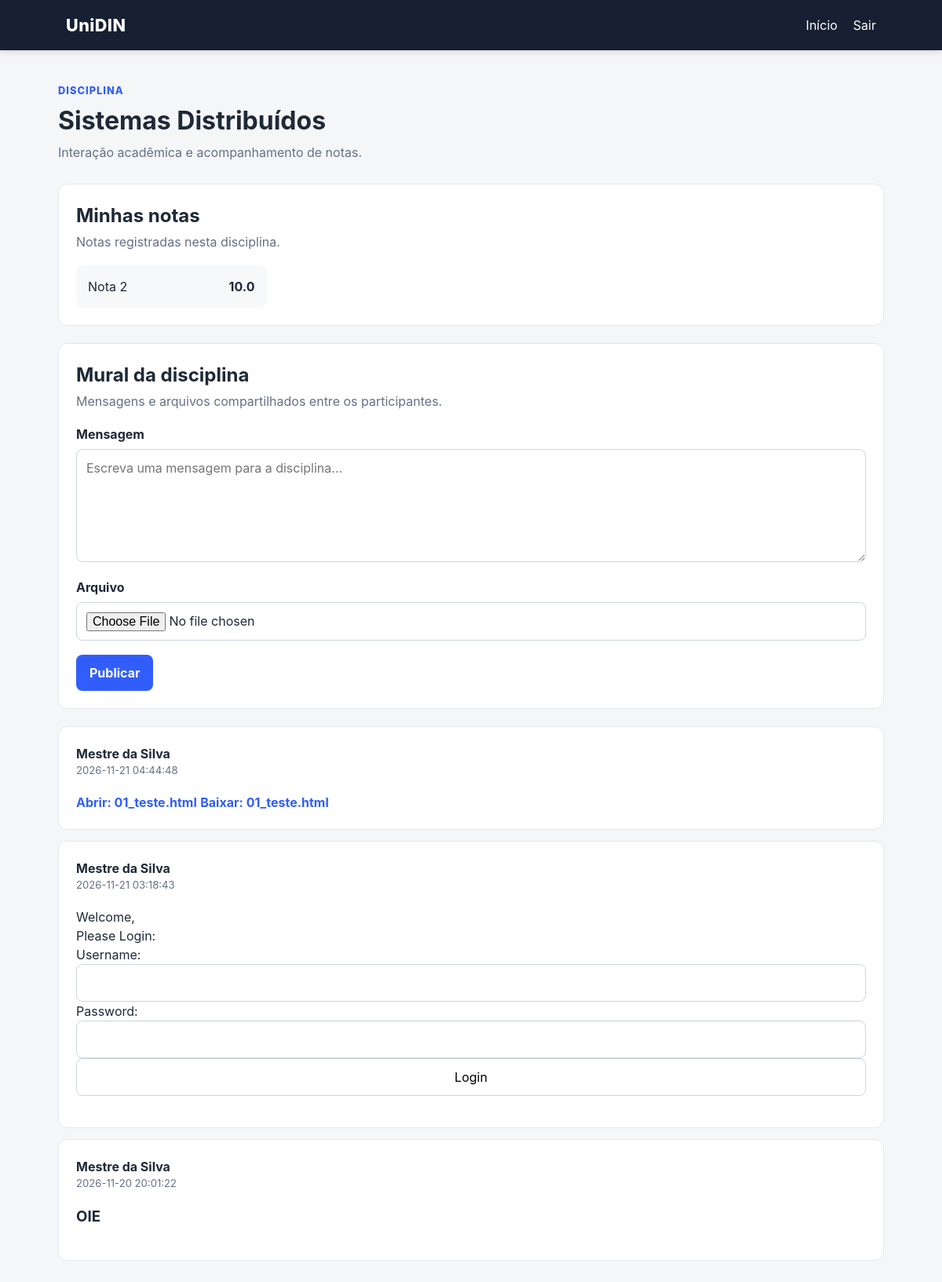
The page /disciplina/2 (signed in) on the database its author committed.
### tables this page shows
CREATE TABLE disciplines (
        id INTEGER PRIMARY KEY AUTOINCREMENT,
        name TEXT NOT NULL,
        professor_id INTEGER NOT NULL,
        FOREIGN KEY (professor_id) REFERENCES users(id)
    );

CREATE TABLE grades (
        id INTEGER PRIMARY KEY AUTOINCREMENT,
        discipline_id INTEGER NOT NULL,
        student_id INTEGER NOT NULL,
        assessment INTEGER NOT NULL,
        value REAL NOT NULL,
        FOREIGN KEY (discipline_id) REFERENCES disciplines(id),
        FOREIGN KEY (student_id) REFERENCES users(id),
        UNIQUE(discipline_id, student_id, assessment)
    );

CREATE TABLE messages (
        id INTEGER PRIMARY KEY AUTOINCREMENT,
        discipline_id INTEGER NOT NULL,
        user_id INTEGER NOT NULL,
        body TEXT NOT NULL,
        original_filename TEXT,
        stored_filename TEXT,
        created_at TEXT NOT NULL DEFAULT CURRENT_TIMESTAMP,
        FOREIGN KEY (discipline_id) REFERENCES disciplines(id),
        FOREIGN KEY (user_id) REFERENCES users(id)
    );

CREATE TABLE users (
        id INTEGER PRIMARY KEY AUTOINCREMENT,
        name TEXT NOT NULL,
        email TEXT NOT NULL UNIQUE,
        password TEXT NOT NULL,
        role TEXT NOT NULL CHECK(role IN ('professor','aluno'))
    );

### app.py (the view)
@app.route("/disciplina/<int:discipline_id>")
def disciplina(discipline_id):
    user = require_login()
    if user is None:
        return redirect(url_for("login"))
    discipline = discipline_for_user(discipline_id, user)
    if discipline is None:
        abort(403)
    conn = get_connection()
    messages = conn.execute("SELECT m.*, u.name AS author FROM messages m JOIN users u ON u.id=m.user_id WHERE m.discipline_id=? ORDER BY m.created_at DESC, m.id DESC", (discipline_id,)).fetchall()
    if user["role"] == "professor":
        students = conn.execute("SELECT u.id,u.name,u.email FROM users u JOIN enrollments e ON e.student_id=u.id WHERE e.discipline_id=? ORDER BY u.name", (discipline_id,)).fetchall()
        grades = conn.execute("SELECT g.*,u.name AS student_name FROM grades g JOIN users u ON u.id=g.student_id WHERE g.discipline_id=? ORDER BY u.name,g.assessment", (discipline_id,)).fetchall()
    else:
        students = []
        grades = conn.execute("SELECT * FROM grades WHERE discipline_id=? AND student_id=? ORDER BY assessment", (discipline_id,user["id"])).fetchall()
    conn.close()
    return render_template("disciplina.html", user=user, discipline=discipline, messages=messages, students=students, grades=grades)

### app.py (called while the page is built)
def current_user():
    if "user_id" not in session:
        return None
    conn = get_connection()
    user = conn.execute("SELECT * FROM users WHERE id = ?", (session["user_id"],)).fetchone()
    conn.close()
    return user

def require_login():
    return current_user()

def discipline_for_user(discipline_id, user):
    conn = get_connection()
    if user["role"] == "professor":
        discipline = conn.execute("SELECT * FROM disciplines WHERE id = ? AND professor_id = ?", (discipline_id, user["id"])).fetchone()
    else:
        discipline = conn.execute("SELECT d.* FROM disciplines d JOIN enrollments e ON e.discipline_id=d.id WHERE d.id=? AND e.student_id=?", (discipline_id, user["id"])).fetchone()
    conn.close()
    return discipline

### database.py (called while the page is built)
def get_connection():
    conn = sqlite3.connect(DB_PATH)
    conn.row_factory = sqlite3.Row
    return conn

### templates/disciplina.html (shortened to what this page needs)
{% extends "base.html" %}
{% block content %}
<div class="page-header">
    <div>
        <p class="eyebrow">Disciplina</p>
        <h1>{{ discipline['name'] }}</h1>
        <p>Interação acadêmica e acompanhamento de notas.</p>
    </div>
</div>
{% if user['role'] == 'professor' %}
<section class="panel">
    <div class="panel-title"><div><h2>Alunos e notas</h2><p>Gerenciamento de avaliações da disciplina.</p></div></div>
    <div class="table-wrap">
    <table>
        <thead><tr><th>Aluno</th><th>Nota 1</th><th>Nota 2</th><th>Nota 3</th><th>Nota 4</th></tr></thead>
        <tbody>
        {% for student in students %}
        <tr>
            <td>{{ student['name'] }}</td>
            {% for assessment in range(1,5) %}
            <td>
                {% set ns = namespace(value='') %}
                {% for grade in grades %}
                    {% if grade['student_id'] == student['id'] and grade['assessment'] == assessment %}{% set ns.value = grade['value'] %}{% endif %}
                {% endfor %}
                {{ ns.value if ns.value != '' else '—' }}
            </td>
            {% endfor %}
        </tr>
        {% endfor %}
        </tbody>
    </table>
    </div>
</section>
<section class="panel">
    <div class="panel-title"><div><h2>Gerenciar notas</h2><p>Inclua uma nova nota ou altere uma avaliação existente.</p></div></div>
    <form class="form-grid" method="get" action="{{ url_for('save_grade', discipline_id=discipline['id']) }}">
        <div><label for="student_id">Aluno</label><select id="student_id" name="student_id" required>{% for student in students %}<option value="{{ student['id'] }}">{{ student['name'] }}</option>{% endfor %}</select></div>
        <div><label for="assessment">Avaliação</label><select id="assessment" name="assessment" required><option value="1">Nota 1</option><option value="2">Nota 2</option><option value="3">Nota 3</option><option value="4">Nota 4</option></select></div>
        <div><label for="value">Valor</label><input id="value" name="value" type="number" min="0" max="10" step="0.1" required></div>
        <div class="form-action"><button type="submit">Salvar nota</button></div>
    </form>
</section>
{% else %}
<section class="panel">
    <div class="panel-title"><div><h2>Minhas notas</h2><p>Notas registradas nesta disciplina.</p></div></div>
    <div class="grade-list">
    {% for grade in grades %}<div class="grade-item"><span>Nota {{ grade['assessment'] }}</span><strong>{{ grade['value'] }}</strong></div>{% else %}<p>Nenhuma nota registrada.</p>{% endfor %}
    </div>
</section>
{% endif %}
<section class="panel">
    <div class="panel-title"><div><h2>Mural da disciplina</h2><p>Mensagens e arquivos compartilhados entre os participantes.</p></div></div>
    <form id="message-form" method="post" action="{{ url_for('add_message', discipline_id=discipline['id']) }}" enctype="multipart/form-data">
        <label for="body">Mensagem</label>
        <textarea id="body" name="body" rows="5" placeholder="Escreva uma mensagem para a disciplina..."></textarea>
        <label for="file">Arquivo</label>
        <input id="file" name="file" type="file">
        <button type="submit">Publicar</button>
    </form>
</section>
<section class="messages">
{% for message in messages %}
<article class="message">
    <div class="message-head">
        <div><strong>{{ message['author'] }}</strong><span>{{ message['created_at'] }}</span></div>
    </div>
    <div class="message-body">{{ message['body']|safe }}</div>
    {% if message['stored_filename'] %}
        <a class="file-link" href="{{ url_for('download_file', filename=message['stored_filename']) }}" target="_blank" rel="noopener">Abrir: {{ message['original_filename'] }}</a>
        <a class="file-link" href="{{ url_for('download_file', filename=message['stored_filename']) }}">Baixar: {{ message['original_filename'] }}</a>
    {% endif %}
</article>
{% else %}
<p class="empty">Ainda não há mensagens nesta disciplina.</p>
{% endfor %}
</section>
{% endblock %}

### static/style.css (style rules this page uses)
:root { font-family:Inter,system-ui,-apple-system,BlinkMacSystemFont,"Segoe UI",sans-serif;color:#1f2937;background:#f4f6f8;line-height:1.5 }
* { box-sizing:border-box }
body { margin:0 }
label { display:block;font-weight:650;margin:14px 0 7px }
input,select,textarea { width:100%;padding:11px 12px;border:1px solid #cbd5e1;border-radius:8px;background:#fff;font:inherit }
textarea { resize:vertical }
button,.button { display:inline-block;margin-top:18px;background:#315efb;color:#fff;border:0;border-radius:8px;padding:11px 17px;font:inherit;font-weight:700;text-decoration:none;cursor:pointer }
.page-header { margin-bottom:28px }
.eyebrow { color:#315efb;font-size:.8rem;text-transform:uppercase;font-weight:800;letter-spacing:.08em;margin:0 0 5px }
.page-header h1 { margin:0 0 4px;font-size:2rem }
.page-header p:last-child { color:#667085;margin:0 }
.card,.panel,.message { background:#fff;border:1px solid #e3e8ef;border-radius:12px;padding:22px }
.panel { margin-bottom:22px }
.panel-title { display:flex;justify-content:space-between;gap:20px;margin-bottom:18px }
.panel-title h2 { margin:0 }
.panel-title p { margin:3px 0 0;color:#667085 }
.grade-list { display:grid;grid-template-columns:repeat(4,1fr);gap:12px }
.grade-item { background:#f7f8fa;border-radius:9px;padding:15px;display:flex;justify-content:space-between }
.messages { display:grid;gap:14px }
.message-head { display:flex;justify-content:space-between;gap:16px;align-items:flex-start }
.message-head div { display:flex;flex-direction:column }
.message-head span { color:#667085;font-size:.82rem }
.message-body { margin:18px 0;overflow-wrap:anywhere }
.file-link { font-weight:700 }
.file-link { text-decoration:none;color:#315efb }

### rows shown on the page
disciplines: name "Sistemas Distribuídos"
grades: assessment "2", value "10.0"
messages: author "Mestre da Silva", created_at "2026-11-21 04:44:48", original_filename "01_teste.html"
messages: author "Mestre da Silva", created_at "2026-11-21 03:18:43"
messages: author "Mestre da Silva", created_at "2026-11-20 20:01:22", body "OIE"
